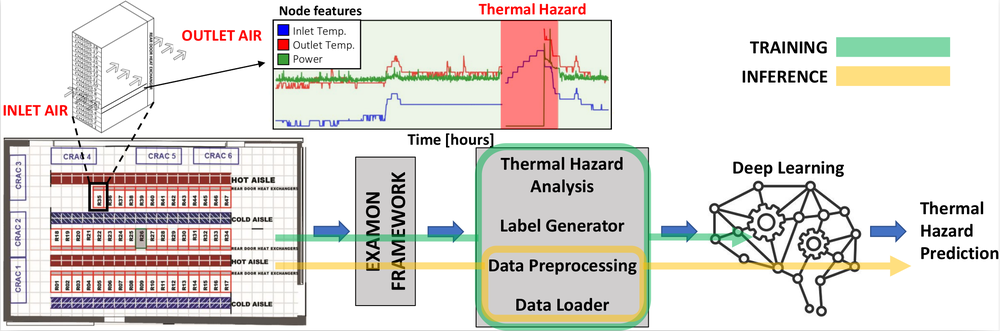
#> input picture framework.png, 1000 x 331 px, shrunk from 2363 x 782 before the run
$ python -i HazardNet_Utils.py   (imports and definitions only)
#> lines starting #> are read from the running program, lines starting #| are printed output that depends on the picture
import sys
sys.path.append("/home/seyedkazemi/codes/HPCRoomModel/mskhelper/")
import datetime as dt
import datetime
from matplotlib import pyplot as plt
import os
import pandas as pd
import numpy as np


##################
# Name Generator ###############################################################
##################

# [95 lines left out: functions dir_name_creator, dir_creator, readme, image_name_creator, save_image, csv_file_name_creator and 2 more, not called in this run]

##############################
#   Print and Write to file  ######################################################################
##############################

import sys, os

# [12 lines left out: function prnt_w2f, not called in this run]


###########
#  Time  ######################################################################
###########
class Timer():

    def __init__(self):
        self.start_dt = None

    def start(self):
        self.start_dt = dt.datetime.now()

    def stop(self):
        end_dt = dt.datetime.now()
        print('Time taken: %s' % (end_dt - self.start_dt))


# [39 lines left out: function result_dataset, not called in this run]


#####################
#  Results & Plots  ######################################################################
#####################


def loss_acc_f1_plot(data, plot_title='', save_image=False, image_name='image.jpg'):
    fig, ax_l = plt.subplots(3,1, figsize=(20,15))

    fig.suptitle(plot_title, fontsize=16)


    l1 = ax_l[0].plot(data['loss_train'].values,'r*-',label='Train - Left Y-axis')
    l2 = ax_l[0].plot(data['loss_val'].values,'b.-',label='Validation - Left Y-axis')

    l3 = ax_l[1].plot(data['acc%_train'].values,'r*-',label='Train - Left Y-axis')
    l4 = ax_l[1].plot(data['acc%_val'].values,'b.-',label='Validation - Left Y-axis')

    l5 = ax_l[2].plot(data['f1-score_train'].values,'r*-',label='Train - Left Y-axis')
    l6 = ax_l[2].plot(data['f1-score_val'].values,'b.-',label='Validation - Left Y-axis')


    lns_0 = l1+l2
    labs_0 = [l.get_label() for l in lns_0]
    lns_1 = l3+l4
    labs_1 = [l.get_label() for l in lns_1]
    lns_2 = l5+l6
    labs_2 = [l.get_label() for l in lns_2]


    ax_l[0].legend(lns_0, labs_0, fontsize=15)
    ax_l[1].legend(lns_1, labs_1, fontsize=15)
    ax_l[2].legend(lns_2, labs_2, fontsize=15)


    ax_l[0].set_xlabel('Epoch', fontsize=15)
    ax_l[0].set_ylabel('Loss', fontsize=17)
    ax_l[1].set_xlabel('Epoch', fontsize=15)
    ax_l[1].set_ylabel('Accuracy%', fontsize=17)
    ax_l[2].set_xlabel('Epoch', fontsize=15)
    ax_l[2].set_ylabel('f1-score', fontsize=17)

    xt = [np.round(i,0)      for i in np.arange(0,105,5)]
    xl = [str(np.round(i,0)) for i in np.arange(0,105,5)]
    ax_l[0].set_xticks(xt);ax_l[0].set_xticklabels(xl,rotation=0, fontsize = 12)
    ax_l[1].set_xticks(xt);ax_l[1].set_xticklabels(xl,rotation=0, fontsize = 12)
    ax_l[2].set_xticks(xt);ax_l[2].set_xticklabels(xl,rotation=0, fontsize = 12)

    # ax_r.set_xticks(xt);
#     ax_r.set_xticklabels(xl,rotation=0, fontsize = 12)
    # ax_r[0].set_ylim(0,0.0005)
    plt.subplots_adjust(top=0.95)

    ax_l[0].grid();ax_l[1].grid();ax_l[2].grid()
    if save_image:
        mohsenutils.save_image(image_name)


#####################
#  Find csv files  ######################################################################
#####################
import os

# [35 lines left out: functions find_csv_files, find_XYZ_from_txt, not called in this run]

>>> import cv2
>>> picture = cv2.imread('../framework.png', cv2.IMREAD_GRAYSCALE)
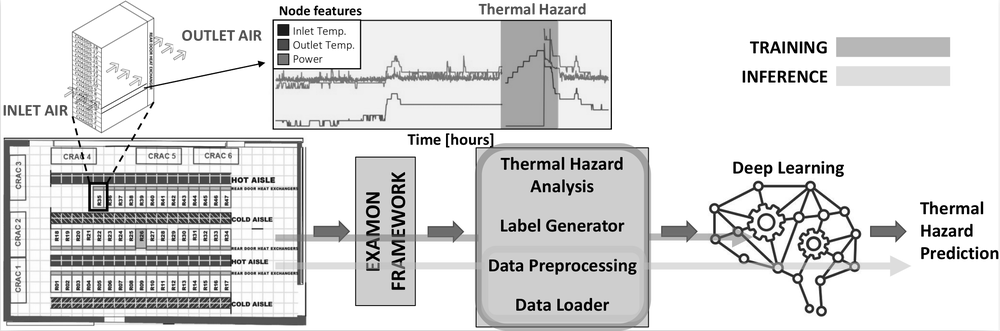
#> picture: shape (331, 1000); min 0, max 255, mean 219.8
>>> result = loss_acc_f1_plot(picture)
#> (the run stopped early here; a loop or call above may not have finished)

$ run again, on paper_arch.png
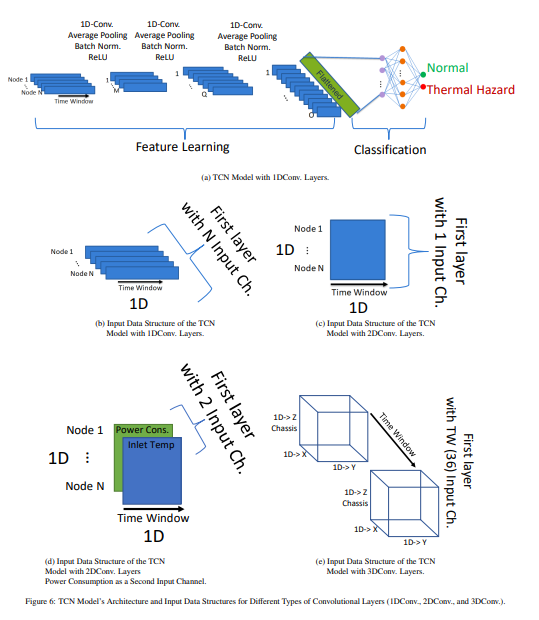
#> input picture paper_arch.png, 539 x 620 px
#> `picture = cv2.imread('../framework.png', cv2.IMREAD_GRAYSCALE)`:
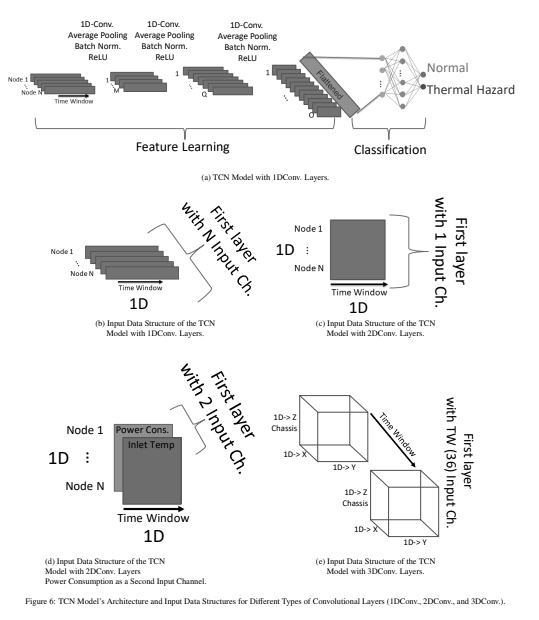
#> picture: shape (620, 539); min 0, max 255, mean 240
